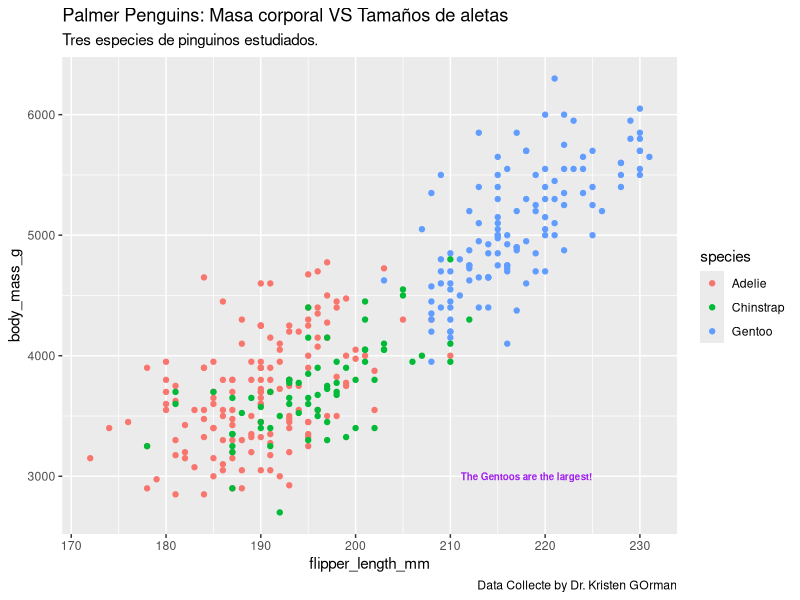
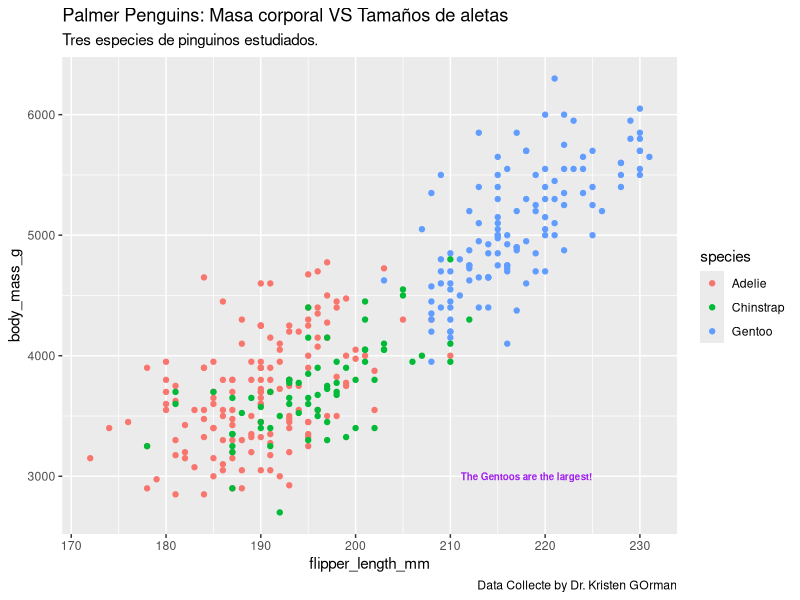

The R source for these figures, in order:
# Autor: Roberto RIco Sandoval.
# Fille: Creación de etiquetas de texto y anotaciones.
# Date: 23/ 07/ 2024
# Language: R.

# Se pueden generar etiquetas en ggplot mediane la función label()

library(ggplot2)
library(palmerpenguins)

data("penguins")

# Se puede generar un titulo y un subtitulo mediante la etiqueta title() y subtitle()
# Se puede generar un pue de página mediante el atributo caption() de la función label.
# Se puede agregar una nota mediante la función annotate.
# Se utiliza el atributo color en anotaciones y etiquetas para cambiar el color del texto.
# Se utiliza el atributo size para redimensionar el tamaño del texto.
# Se utiliza el atributo bold para hacer negrita la letra.

ggplot(data = penguins) +
  geom_point(mapping = aes(x=flipper_length_mm, y=body_mass_g, colour = species))+
  labs(title = "Palmer Penguins: Masa corporal VS Tamaños de aletas", subtitle = "Tres especies de pinguinos estudiados.",
       caption = "Data Collecte by Dr. Kristen GOrman")+
  annotate("text", x=218, y=3000, label="The Gentoos are the largest!", color = "purple",
           size = 2.5, fontface = "bold")

# Almacenar el gráfico en una variable.

diagrama1 = ggplot(data = penguins) +
  geom_point(mapping = aes(x=flipper_length_mm, y=body_mass_g, colour = species))+
  labs(title = "Palmer Penguins: Masa corporal VS Tamaños de aletas", subtitle = "Tres especies de pinguinos estudiados.",
       caption = "Data Collecte by Dr. Kristen GOrman")+
  annotate("text", x=218, y=3000, label="The Gentoos are the largest!", color = "purple",
           size = 2.5, fontface = "bold")

# Guardar un gráfico mediante la función ggsave().
# Esta función guarda el último gráfico creado en el IDE.

ggsave("Tres especies de pinguinos.png")

